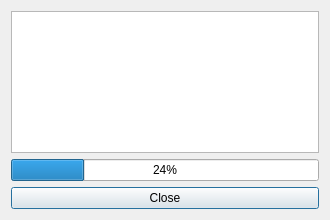
<?xml version="1.0" encoding="UTF-8"?>
<ui version="4.0">
 <class>ProgressDialog</class>
 <widget class="QDialog" name="ProgressDialog">
  <property name="geometry">
   <rect>
    <x>0</x>
    <y>0</y>
    <width>330</width>
    <height>220</height>
   </rect>
  </property>
  <property name="windowTitle">
   <string>Progress</string>
  </property>
  <layout class="QVBoxLayout" name="verticalLayout">
   <item>
    <widget class="QTableWidget" name="tableWidget"/>
   </item>
   <item>
    <widget class="QProgressBar" name="progressBar">
     <property name="value">
      <number>24</number>
     </property>
    </widget>
   </item>
   <item>
    <spacer name="verticalSpacer">
     <property name="orientation">
      <enum>Qt::Vertical</enum>
     </property>
     <property name="sizeHint" stdset="0">
      <size>
       <width>20</width>
       <height>40</height>
      </size>
     </property>
    </spacer>
   </item>
   <item>
    <widget class="QPushButton" name="closeButton">
     <property name="text">
      <string>Close</string>
     </property>
    </widget>
   </item>
  </layout>
 </widget>
 <resources/>
 <connections/>
</ui>
